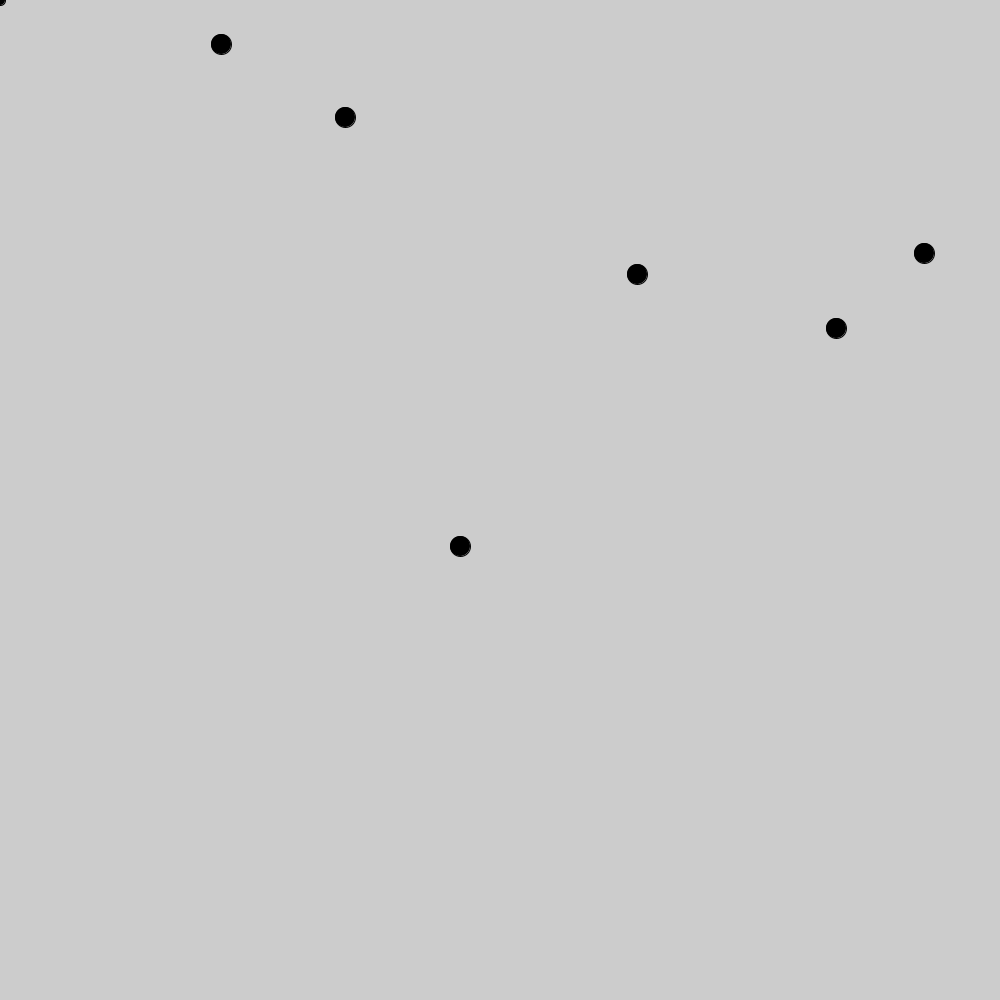
Frame 1 (no input)
Frame 60 (the mouse pressed at the canvas centre just before this capture): identical to frame 1, image omitted
Frame 120 (the mouse held since frame 60 and released just before this capture): identical to frame 1, image omitted

The Processing sketch that drew this single still picture (run headless with seeded random() and noise(); from frame 60 on, the mouse is pressed at the canvas centre):

// Processing sketch: connecting_dots
// ── connecting_dots.pde
int canvasSizeX = 1000;
int canvasSizeY = 1000;

int countDots = 6;
int maxDots = 500;
int dotSize = 20;
int [][] dotsArray = new int[maxDots][3];  // Array to hold dots. 0 is x, 1 is y and 2 is how many lines connected

int [][] workingDots = new int[2][2];   // Array to hold the two dots to draw the line between
boolean isDrawingLine = false;


void setup() {
  size(1000, 1000);
  
  fill(0,0,0);
  circle(0,0,10);
  
  for (int i=0; i<countDots; i++) {
    int xCoord = (int)random(10+dotSize, canvasSizeX-10-dotSize);
    int yCoord = (int)random(10+dotSize, canvasSizeY-10-dotSize);
    
    dotsArray[i][0] = xCoord;
    dotsArray[i][1] = yCoord;
    
    circle(xCoord, yCoord, dotSize);
  }
  
}


void draw() {
  
}


void mousePressed() {
  int mouseClickedX = mouseX;
  int mouseClickedY = mouseY;
  
  for (int i=0; i<countDots; i++) {
    
    if (mouseClickedX >= dotsArray[i][0]-dotSize/2 && 
        mouseClickedX <= dotsArray[i][0]+dotSize/2 && 
        mouseClickedY >= dotsArray[i][1]-dotSize/2 && 
        mouseClickedY <= dotsArray[i][1]+dotSize/2) 
    {
      println("Ramte prik " + i);
      
      
      if (isDrawingLine) {
        workingDots[1][0] = dotsArray[i][0];
        workingDots[1][1] = dotsArray[i][1]; 
        
        fill(0,0,0);
        circle(workingDots[0][0], workingDots[0][1], dotSize);
        
        line(workingDots[0][0], workingDots[0][1], workingDots[1][0], workingDots[1][1]);
        
        // Create the new dot
        int newDotX, newDotY;
        if (workingDots[0][0] > workingDots[1][0]) {
          newDotX = workingDots[0][0] - abs(workingDots[0][0]-workingDots[1][0])/2;
        } else {
          newDotX = workingDots[1][0] - abs(workingDots[0][0]-workingDots[1][0])/2;
        }
        
        if (workingDots[0][1] > workingDots[1][1]) {
          newDotY = workingDots[0][1] - abs(workingDots[0][1]-workingDots[1][1])/2;
        } else {
          newDotY = workingDots[1][1] - abs(workingDots[0][1]-workingDots[1][1])/2;
        }
        
        // Insert new dot into array
        dotsArray[countDots][0] = newDotX;
        dotsArray[countDots][1] = newDotY;
        dotsArray[countDots][2] = 1;  // There will alway be two connections to this dot. As we start from 0, 1==2
        countDots++;
        
        circle(newDotX, newDotY, dotSize);
        isDrawingLine = false;
        
      } else {
        workingDots[0][0] = dotsArray[i][0];
        workingDots[0][1] = dotsArray[i][1]; 
        isDrawingLine = true;
        
        fill(255,0,0);
        circle(workingDots[0][0], workingDots[0][1], dotSize);
      }
     
      break; 
    }
  }
}
